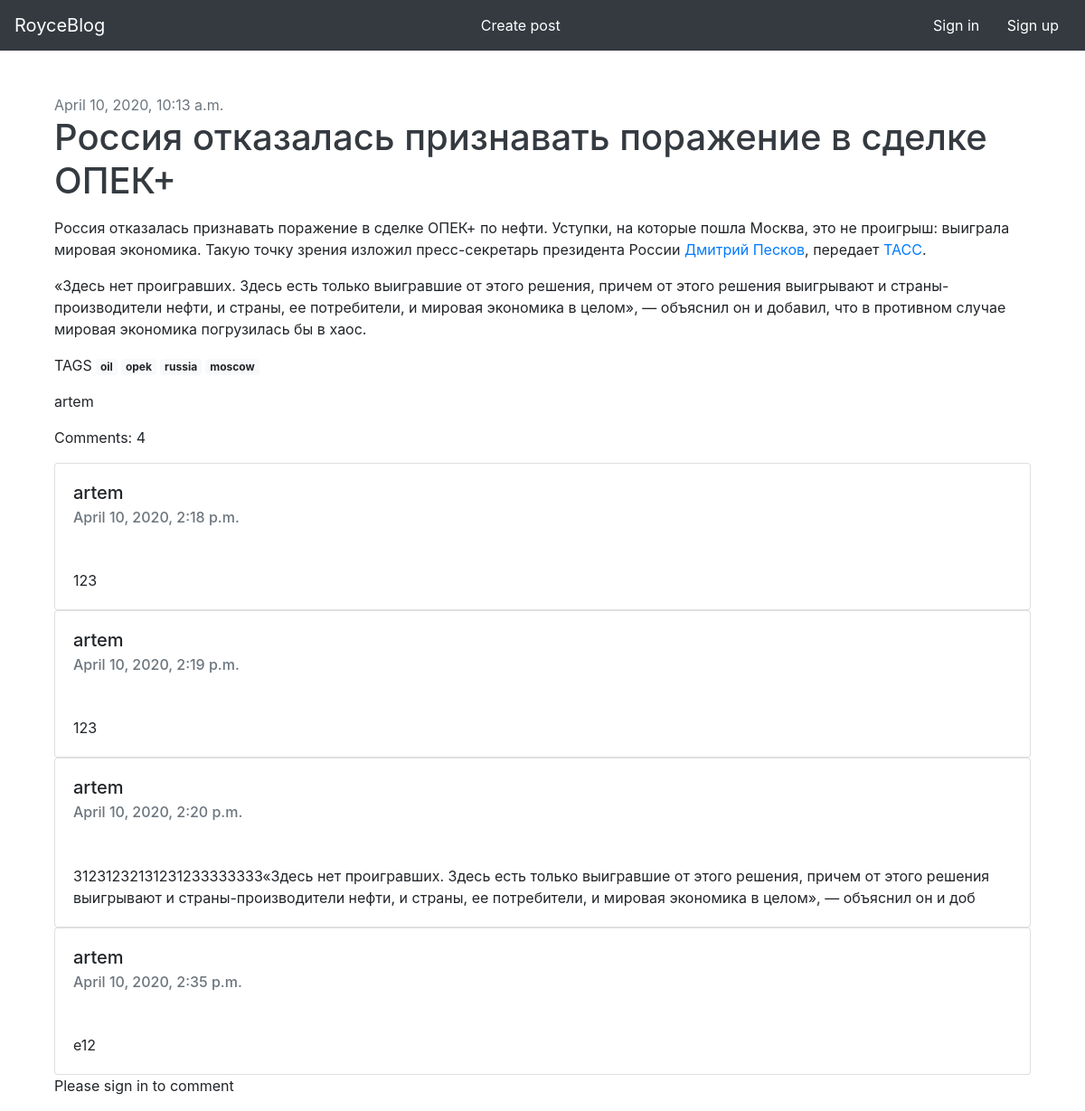
Page /post/first-post/ on the committed database.
### blog/models.py (models this page shows, shortened)
class Post(models.Model):
    title = models.CharField(max_length=150, db_index=True)
    slug = models.SlugField(max_length=150, unique=True)
    text = RichTextField(blank=True, null=True)
    date_published = models.DateTimeField(auto_now_add=True)
    tags = TaggableManager()
    author = models.ForeignKey(User, on_delete=models.CASCADE, null=True, blank=True)
    def get_absolute_url(self):
        return reverse('post_detail_url', kwargs={'post_slug': self.slug})

class Comment(models.Model):
    author = models.ForeignKey(User, on_delete=models.CASCADE)
    text = models.TextField(null=True)
    date_pub = models.DateTimeField(auto_now_add=True)
    moderated = models.BooleanField(default=False)
    post = models.ForeignKey(Post, on_delete=models.CASCADE, related_name='comments')

### blog/views.py (the view, shortened to what this page needs)
# urls.py: path('post/<slug:post_slug>/', views.PostDetail.as_view(), name='post_detail_url'),
class PostDetail(View):
    def get(self, request, post_slug, **kwargs):
        post = Post.objects.get(slug=post_slug)
        form = CommentForm()
        return render(request, 'post_detail.html', {'post': post, 'form': form})

### templates/post_detail.html (shortened to what this page needs)
{% extends 'base.html' %}
{% block content %}
    {% include 'post_card.html' %}
    <div class="container">
        {% for comment in post.comments.all %}
            <div class="card" style="width: auto">
                <div class="card-body">
                    <h5 class="card-title">{{ comment.author }}</h5>
                    <h6 class="card-subtitle mb-5 text-muted">{{ comment.date_pub }}</h6>
                    <p class="card-text">{{ comment.text | safe }}</p>
                </div>
            </div>
        {% endfor %}
        {% if user.is_authenticated %}
            <div class="container-fluid p-0 mt-3">
                <form action="" method="post">
                    {% csrf_token %}
                    {{ form.as_p }}
                    <button class="btn btn-dark mb-2" type="submit">Send</button>
                </form>
            </div>
        {% else %}
            <p>Please sign in to comment</p>
        {% endif %}
    </div>
{% endblock %}

### templates/base.html (shortened to what this page needs)
<!doctype html>
<html lang="en">
<head>
    <link rel="stylesheet" href="https://stackpath.bootstrapcdn.com/bootstrap/4.4.1/css/bootstrap.min.css"
>
</head>
<body>
<nav class="navbar navbar-dark bg-dark">
    <a class="navbar-brand" href="/">RoyceBlog</a>
    <a href="/create_post" class="btn btn-dark text-white" role="button">Create post</a>
    <div>
        {% if user.is_authenticated %}
            {{ user.username }} <a href="/accounts/logout" class="btn btn-dark text-white" role="button">Logout</a>
        {% else %}
            <a href="/accounts/login" class="btn btn-dark text-white" role="button">Sign in</a>
            <a href="/accounts/signup" class="btn btn-dark text-white" role="button">Sign up</a>
        {% endif %}
    </div>
</nav>
<div class="container mt-3">
    {% block content %}
    {% endblock %}
</div>
</body>
</html>

### templates/post_card.html (shortened to what this page needs)
<div class="container mt-5"><p class=" text-secondary mb-0">{{ post.date_published }}</p>
    <h1><a href="{{ post.get_absolute_url }}" class="text-decoration-none text-dark">{{ post.title }}</a></h1>
    <p>{{ post.text | safe }}</p>
    <p>TAGS {% for tag in post.tags.all %}
        <a class="badge badge-light" href="{% url 'tag_detail_url' tag.slug %}">{{ tag }}</a>
    {% endfor %}</p>
    <p>{{ post.author }}</p>
    <p>Comments: {{ post.comments.all.count }}</p>
</div>

### rows in the picture
Post: date_published "April 10, 2020, 10:13 a.m.", title "Россия отказалась признавать поражение в сделке ОПЕК+", text "Россия отказалась признавать поражение в сделке ОПЕК+ по нефти. Уступки, на которые пошла Москва, это не проигрыш: выиграла мировая экономика. Такую точку зрения изложил пресс-секретарь президента России Дмитрий Песков , передает ТАСС . «Здесь нет проигравших. Здесь есть только выигравшие от этого решения, причем от этого решения выигрывают и страны-производители нефти, и страны, ее потребители, и мировая экономика в целом», — объяснил он и добавил, что в противном случае мировая экономика погрузилась бы в хаос.", author "artem", comments.all.count "4"
Tag: name "oil"
Tag: name "opek"
Tag: name "russia"
Tag: name "moscow"
Comment: author "artem", date_pub "April 10, 2020, 2:18 p.m.", text "123"
Comment: author "artem", date_pub "April 10, 2020, 2:19 p.m.", text "123"
Comment: author "artem", date_pub "April 10, 2020, 2:20 p.m.", text "31231232131231233333333«Здесь нет проигравших. Здесь есть только выигравшие от этого решения, причем от этого решения выигрывают и страны-производители нефти, и страны, ее потребители, и мировая экономика в целом», — объяснил он и доб"
Comment: author "artem", date_pub "April 10, 2020, 2:35 p.m.", text "e12"
